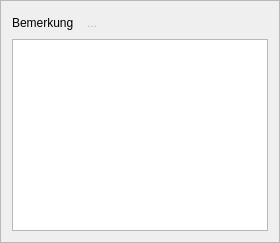
         <widget class="QFrame" name="frame_Bemerkungen">
          <property name="frameShape">
           <enum>QFrame::StyledPanel</enum>
          </property>
          <property name="frameShadow">
           <enum>QFrame::Raised</enum>
          </property>
          <layout class="QHBoxLayout" name="horizontalLayout_6">
           <item>
            <layout class="QVBoxLayout" name="Layout_Bemrkung">
             <item>
              <layout class="QHBoxLayout" name="horizontalLayout_2">
               <item>
                <widget class="QLabel" name="label_Bemerkung">
                 <property name="text">
                  <string>Bemerkung</string>
                 </property>
                </widget>
               </item>
               <item>
                <widget class="QToolButton" name="toolButton_Tooltip_Bemerkung">
                 <property name="enabled">
                  <bool>false</bool>
                 </property>
                 <property name="toolTip">
                  <string>Hier ist Platz für weitere Informationen, die für Sie wichtig sind, wie z. B. Erkrankungen und Behandlungen.</string>
                 </property>
                 <property name="text">
                  <string>...</string>
                 </property>
                 <property name="icon">
                  <iconset>
                   <normaloff>../Images/info-symbol-1343394_640.png</normaloff>../Images/info-symbol-1343394_640.png</iconset>
                 </property>
                 <property name="autoRaise">
                  <bool>true</bool>
                 </property>
                </widget>
               </item>
               <item>
                <spacer name="horizontalSpacer_3">
                 <property name="orientation">
                  <enum>Qt::Horizontal</enum>
                 </property>
                 <property name="sizeHint" stdset="0">
                  <size>
                   <width>40</width>
                   <height>20</height>
                  </size>
                 </property>
                </spacer>
               </item>
              </layout>
             </item>
             <item>
              <widget class="QTextEdit" name="textEdit_Bemerkung"/>
             </item>
            </layout>
           </item>
          </layout>
         </widget>
